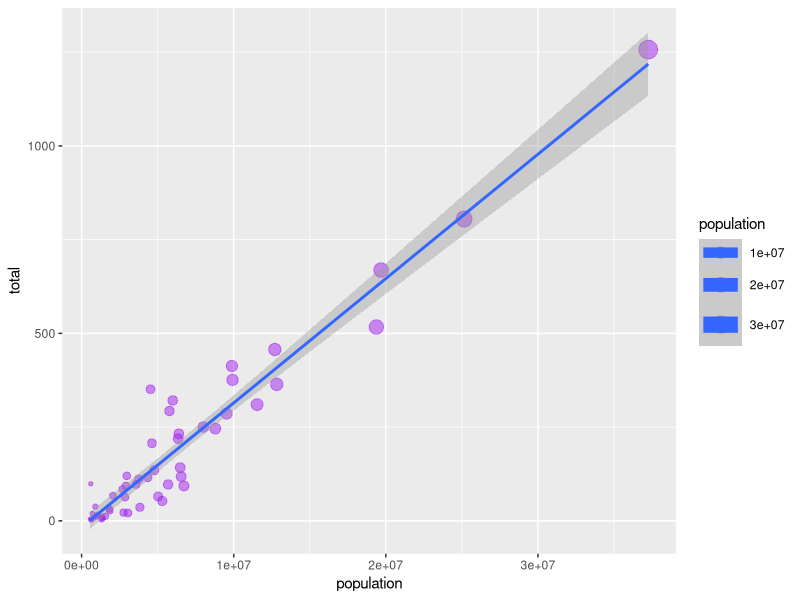
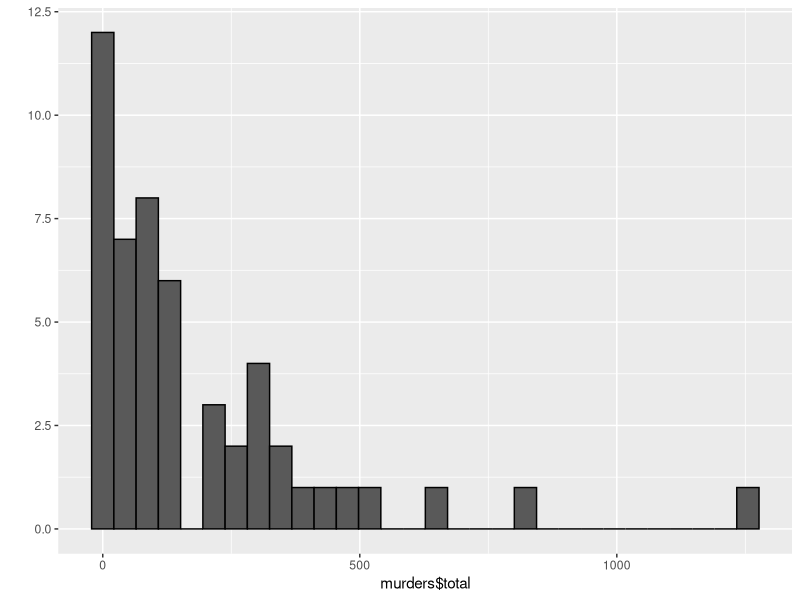
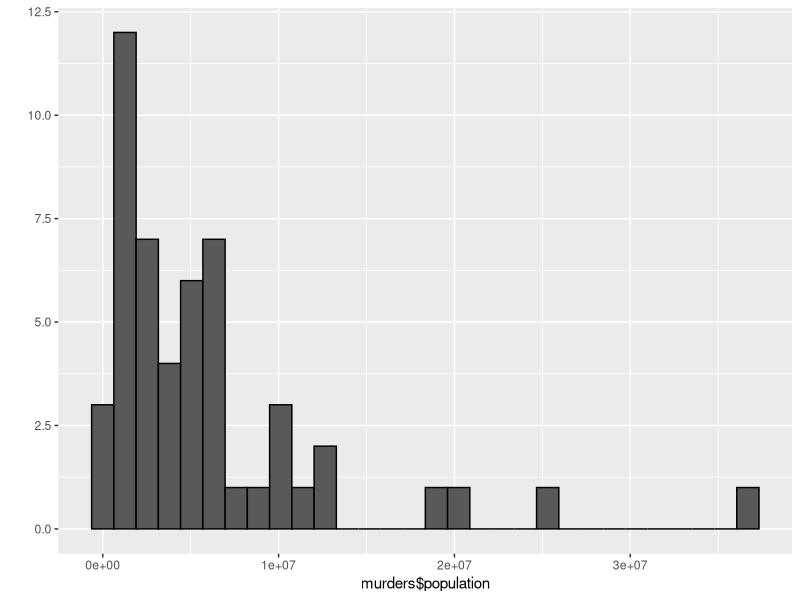
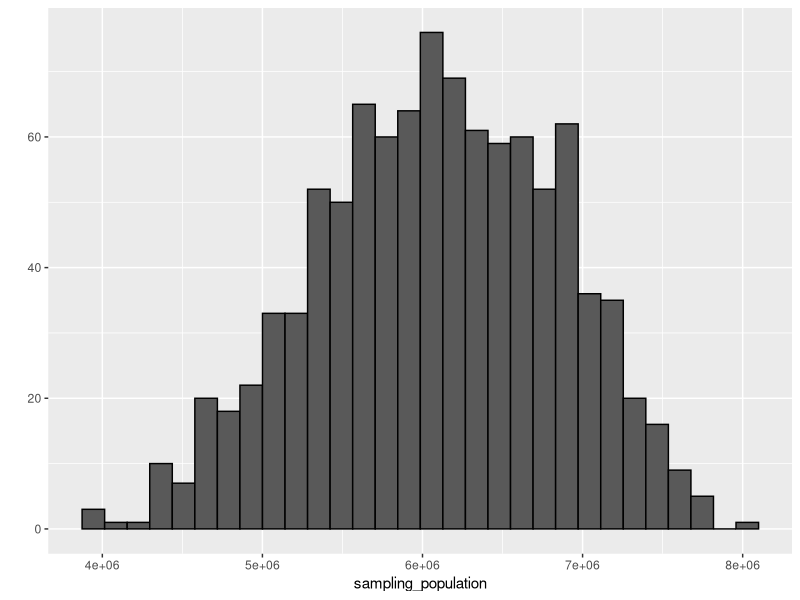
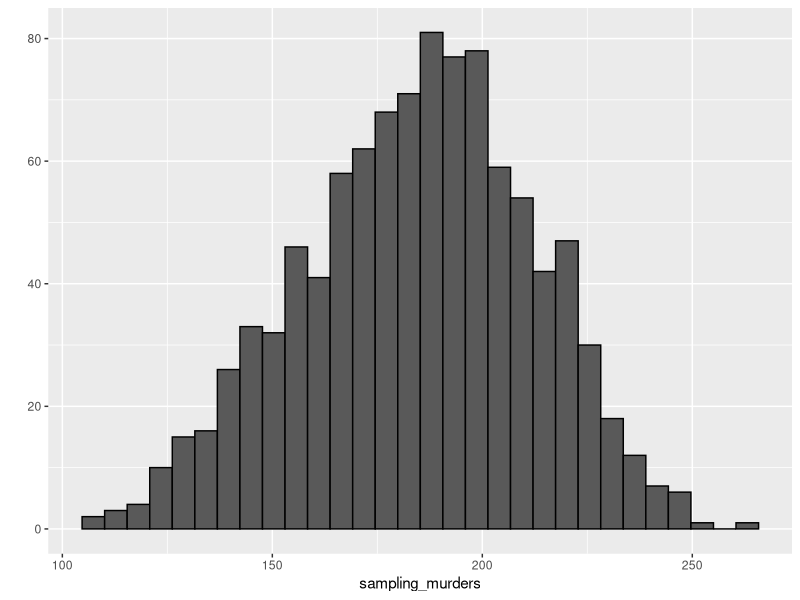
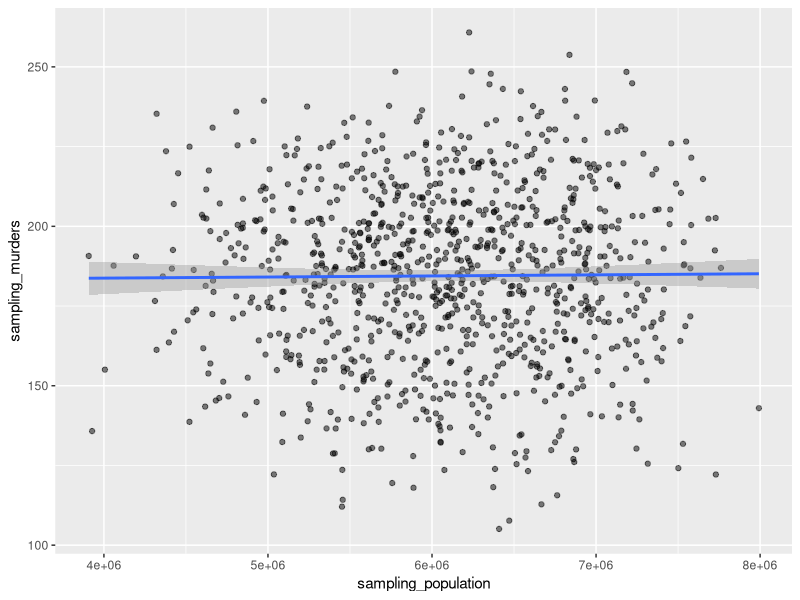
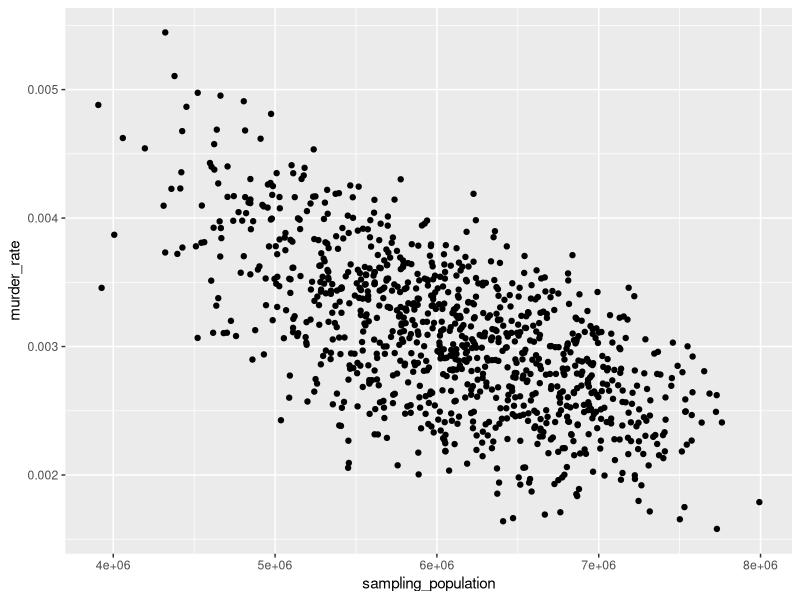

The R script that drew these images, in order:
#Practice 

#Building a predictive model using the murders dataset

library(dslabs)
library(dplyr)
library(ggplot2)
library(broom)

  data("murders") #loading the data set

  murders

#build a model that predicts the total murders based on population

  fit <- murders %>% lm(total ~ population,data=.)

  tidy(fit) #get the p-value for population, it shows that it is extremely significant

#total murders for population of India

  population <- 1380004385
  
  input_model<- data.frame(population)
  input_model

#predict murders
  
  predict(fit,input_model) #45749.92 
 
#plot the relation between population and murders from out data set
 
  murders %>% ggplot(aes(population,total, size=population)) + geom_point(color="purple",alpha=0.5) + geom_smooth(method="lm")

#does total murder follow a normal distribution
  
  qplot(murders$total,color=I("black"))

#does population follow a normal distribution  
  
 qplot(murders$population,color=I("black"))

#As we observe they do not follow a uniform distibution we create mean sampling distribution of both
#using monte carlo simulation
 
 sampling_population <- replicate(1000,{sample_n(murders,31)%>% summarise(m = mean(population)) %>% pull(m) })
 
 sampling_murders <- replicate(1000, {sample_n(murders,31) %>% summarise(m = mean(total)) %>% pull(m)})
 
#check distibution for both
 
 qplot(sampling_population,color=I("black"))

 qplot(sampling_murders,color=I("black")) 

#We now see that they are normally distributed
#if the dataset is of 50-100 never take a sample of 50, in most cases take a sample of 30-35 but not less than 30   

 #create sampling dataframe
 
 sampling_df <- data.frame(sampling_population,sampling_murders)
 
#plot the sampling dist for population and murders
 
 sampling_df %>% ggplot(aes(sampling_population,sampling_murders)) + geom_point(alpha=0.5)+ geom_smooth(method = "lm")

 cor(sampling_population,sampling_murders) #-0.01323606
 
  #After simulation for a population we undersytand that the population is not 
  #much correlated with murders but there are other factors involved
  
 #instead of population and total murders, we can plot the murder rates instead
 
 sampling_df <- sampling_df %>% mutate(murder_rate= (sampling_murders/sampling_population)*100 )
  sampling_df

 #correlation between murder rate and population
  
  sampling_df %>% summarise(cor(sampling_population,murder_rate)) #-0.6711411
  
  sampling_df %>% ggplot(aes(sampling_population,murder_rate)) + geom_point()
  
  
 #We have an inverse relation between population and murders while simulating a population
 #this tells us that the small population regions in out data set might be more notorious
 #We might want to consider other parameters in our model like the mafia influence or the smuggling rate.
  
    
  
